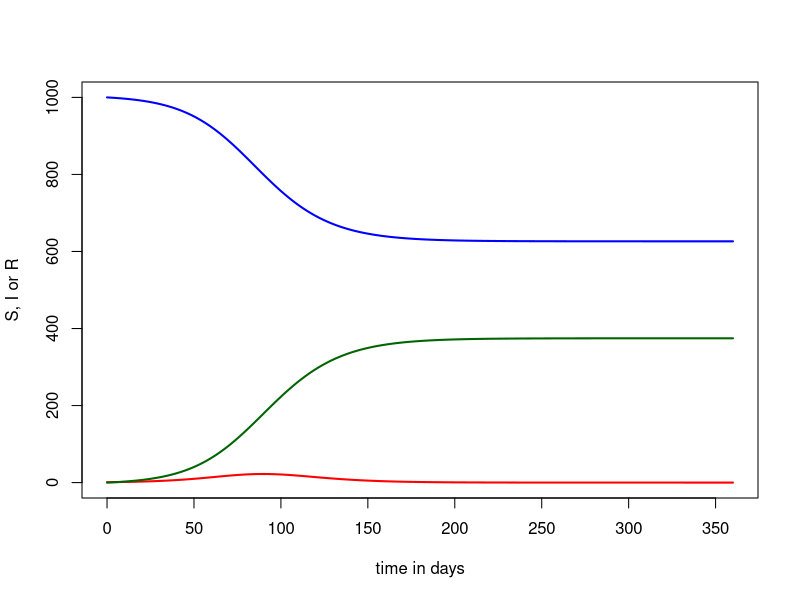

Reproduce this figure in R.
require("deSolve")

# time unit : days
parameters <- c(
  b = 0.1, # 10% probability of transmission per contact
  c = 2.5, #  5  (close) contacts per day
  d = 5
) #  5 days infectious

# R0 = b * c * d

with(as.list(c(parameters)), {
  b * c * d
})

state <- c(
  S = 1000,
  I = 1,
  R = 0
)

SIR <- function(t, state, parameters) {
  with(as.list(c(state, parameters)), {
    # rate of change
    N <- S + I + R
    flowStoI <- b * c * I / N * S
    flowItoR <- I / d
    dS <- -flowStoI
    dI <- flowStoI - flowItoR
    dR <- flowItoR
    # return the rate of change
    list(c(dS, dI, dR))
  }) # end with(as.list ...
}

times <- seq(0, 360, 0.02)
out <- as.data.frame(ode(y = state, times = times, func = SIR, parms = parameters))

plot(x = times, y = out$S, type = "l", lwd = 2, col = "blue", ylim = c(0, 1000), ylab = "S, I or R", xlab = "time in days")
lines(x = times, y = out$I, type = "l", lwd = 2, col = "red", ylim = c(0, 1000))
lines(x = times, y = out$R, type = "l", lwd = 2, col = "darkgreen", ylim = c(0, 1000))

? plot
